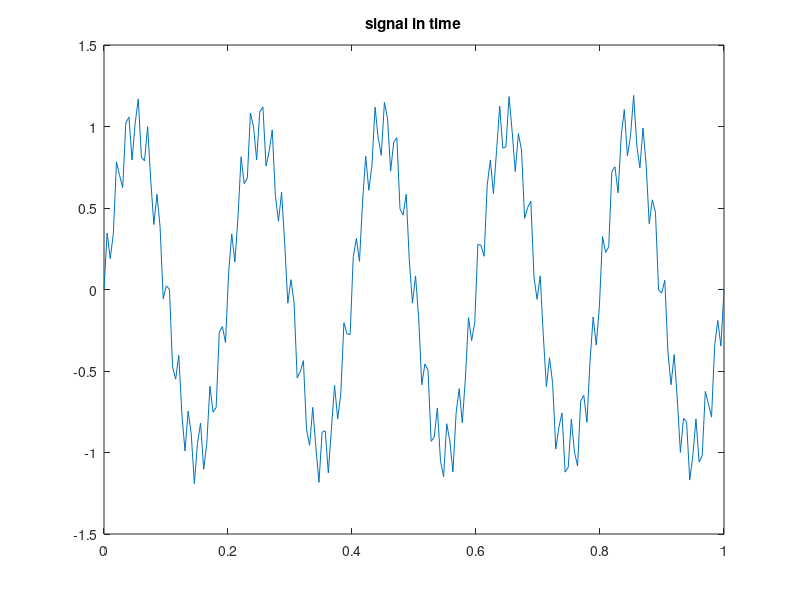

The MATLAB source for this figure: (Note: this script raises an error after producing the figure.)


% an example for getfft

fsig = 5;
fn = 60;
Fsamp = 200; % Hz
t = linspace(0, 1, Fsamp);
ysig = sin(2*pi*fsig*t);
yn = 0.2*sin(2*pi*fn*t);
y = ysig + yn;


figure; plot(t, y); title('signal in time');

[myfft, freq] = getfft(y, Fsamp);